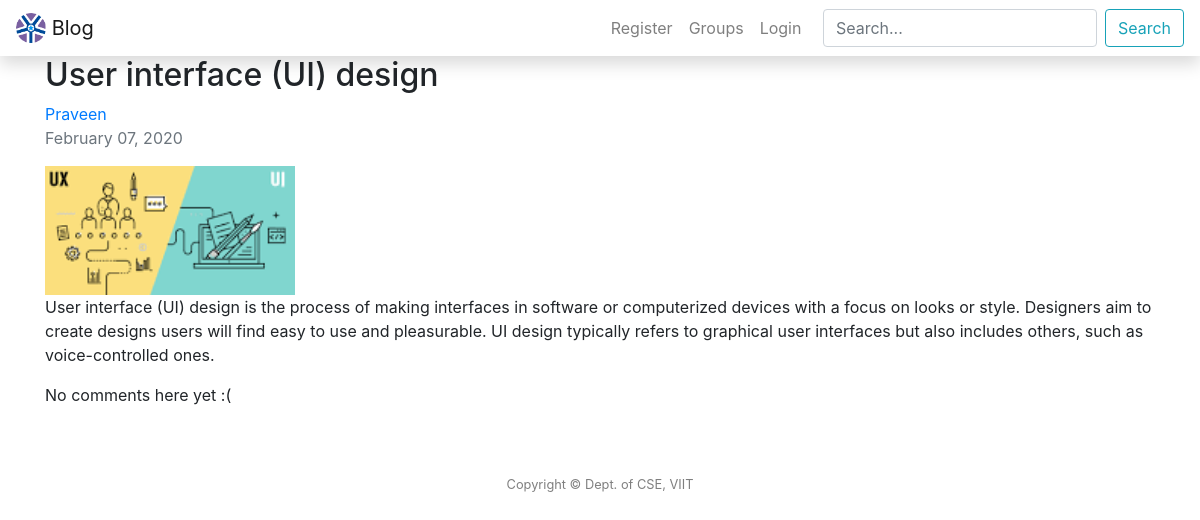
The app's page /post/31/, older data.
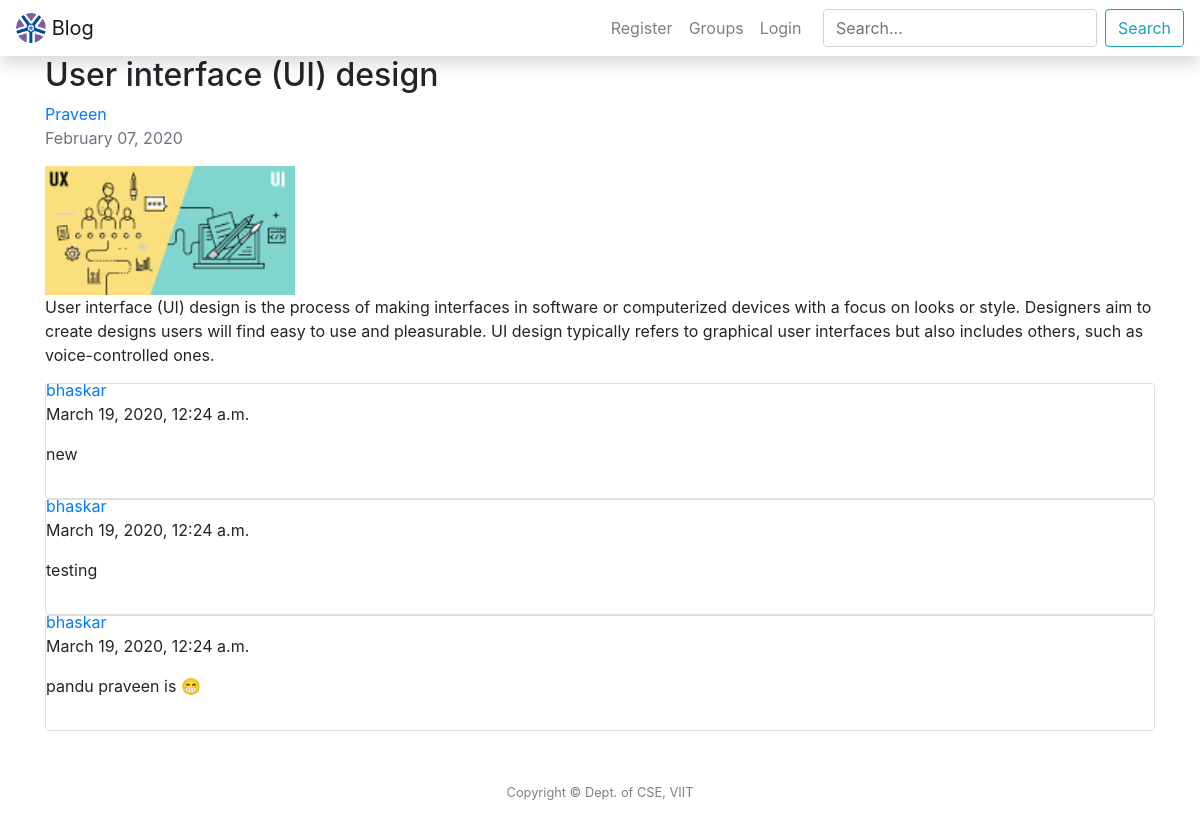
The same page, newer data.
### post/models.py (models this page shows, shortened)
class Posts(models.Model):
	title = models.CharField(max_length = 100)
	context = models.TextField()
	date_posted = models.DateTimeField(default = timezone.now)
	user = models.ForeignKey(User, on_delete = models.CASCADE)
	groups = models.ForeignKey(Com, on_delete = models.CASCADE)
	image = models.ImageField(upload_to='post_images', blank=True)

class Comment(models.Model):
    post = models.ForeignKey(Posts, on_delete=models.CASCADE, related_name='comments')
    author = models.ForeignKey(User, on_delete = models.CASCADE)
    text = models.TextField()
    created_date = models.DateTimeField(default=timezone.now)

### post/views.py (the view)
# urls.py: path('post/<int:pk>/', PostDetailView.as_view(), name='post-detail'),
class PostDetailView(DetailView):
	model = Posts

### templates/post/posts_detail.html (shortened to what this page needs)
{% extends "post/header.html" %}
{% block content %}
<article class="media content-section container">
  <div class="media-body">
    <div class="article-metadata">
      <h2 class="article-title">{{ object.title }}</h2>
      <a href="{% url 'user-posts' object.user %}">{{ object.user }}</a>
      <p class="text-muted">{{ object.date_posted|date:"F d, Y" }}</small>
    </div>
    {% if object.image %}
    <img src={{ object.image.url }} width="250px">
    {% endif %}
    <p>{{ object.context}}</p>
  </div>
</article>
<div class="container">
{% for comment in object.comments.all %}
    <div class="card">
        <a class="card-subtitle" href="{% url 'user-posts' comment.author %}">{{ comment.author }}</a>
        <div class="date">
            {{ comment.created_date }}
        </div>
        <p>{{ comment.text|linebreaks }}</p>
    </div>
{% empty %}
    <p>No comments here yet :(</p>
{% endfor %}
</div>
{% endblock content %}

### templates/post/header.html (shortened to what this page needs)
{% load static %}
<!DOCTYPE html>
<html lang="en">
<head>
    <link rel="stylesheet" href="{% static "bootstrap-4.3.1-dist\css\bootstrap.min.css" %}" >
</head>
<body>
    <nav class="navbar navbar-default navbar-fixed-top navbar-expand-lg shadow navbar-light bg-white">
        <a class="navbar-brand" href="{% url 'index' %}">
            <img src="{% static "Vlogo.png" %}" width="30" height="30" class="d-inline-block align-top" alt="VIIT"> Blog
        </a>
        <div class="collapse navbar-collapse" id="navbarSupportedContent">
            <ul class="navbar-nav ml-auto">
                {% if user.is_authenticated %}
                <li class="nav-item"><a class="nav-link" href="{% url 'post-create' %}">New Post</a></li>
                <li class="nav-item"><a class="nav-link" href="{% url 'groups' %}">Groups</a></li>
                <li class="nav-item"><a class="nav-link" href="{% url 'view_profile' %}">Profile</a></li>
                <li class="nav-item"><a class="nav-link" href="{% url 'logout' %}">Logout</a></li>
                {% else %}
                <li class="nav-item"><a class="nav-link" href="{% url 'register' %}">Register</a></li>
                <li class="nav-item"><a class="nav-link" href="{% url 'groups' %}">Groups</a></li>
                <li class="nav-item"><a class="nav-link" href="{% url 'login' %}">Login</a></li>
                {% endif %}
            </ul>
            <form class="form-inline my-2 my-lg-0" action="{% url 'searchposts' %}" method="GET" value="{{request.GET.q}}">
                <input class="form-control mr-sm-2" type="text" name="q" value="{{request.GET.q}}" placeholder="Search..." aria-label="Search">
                <button class="btn btn-outline-info my-2 my-sm-0" name="submit" type="submit" value="Search">Search</button>
            </form>
        </div>
    </nav>
    <main role="main" >
                 {% block content %}{% endblock %}
    </main>
    <br>
    <div id="sticky-footer" class="py-4 bg-secondry text-black-50">
        <div class="container text-center">
            <small>Copyright &copy; Dept. of CSE, VIIT</small>
        </div>
    </div>
</body>
</html>

Row changes from the older to the newer data that the page shows:
added Comment: author "bhaskar", created_date "March 19, 2020, 12:24 a.m.", text "new"
added Comment: author "bhaskar", created_date "March 19, 2020, 12:24 a.m.", text "testing"
added Comment: author "bhaskar", created_date "March 19, 2020, 12:24 a.m.", text "pandu praveen is 😁"
Text that changed along with them:
text no longer shown: "No comments here yet :("
